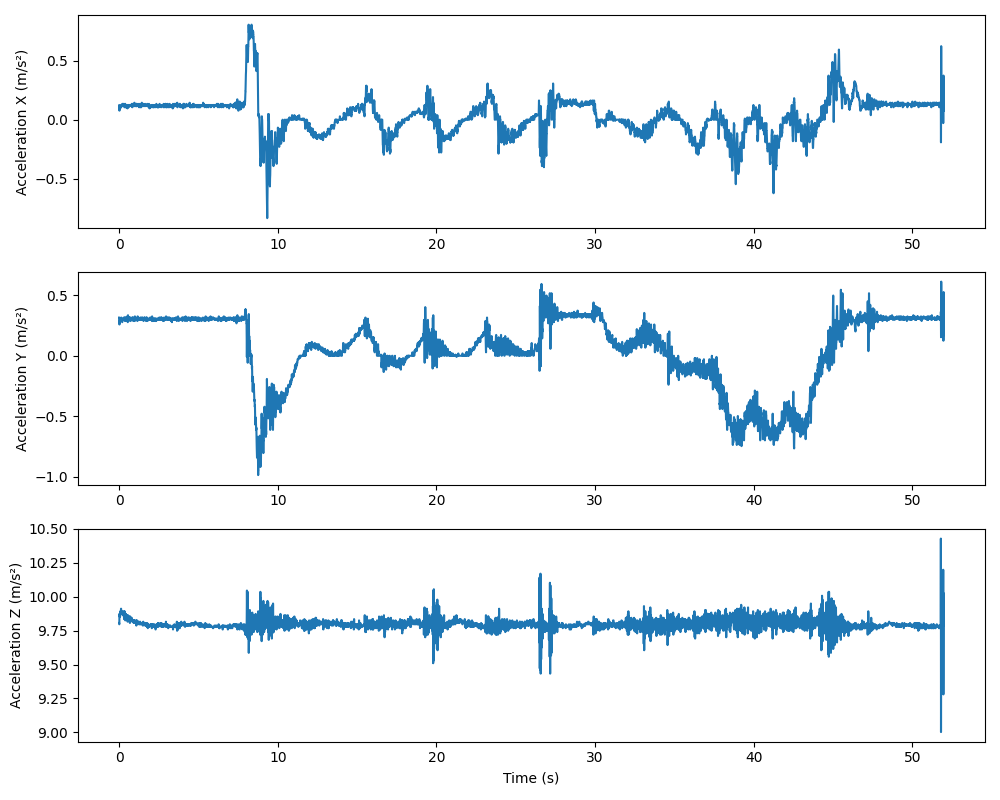

This chart was generated by the following Python code:
import csv
import matplotlib.pyplot as plt

time = []
acc_x = []
acc_y = []
acc_z = []

with open('../2020-02-18_14-18-28.837_865914035260724/accelerometer_1.csv', newline='') as f:
    reader = csv.reader(f, delimiter=',')
    next(reader, None)  # пропускаем заголовок, если есть

    for row in reader:
        if not row:  # пропускаем пустые строки
            continue
        try:
            t = float(row[0])
            x = float(row[2])
            y = float(row[3])
            z = float(row[4])
        except ValueError:
            # если не удалось преобразовать в float, пропускаем строку
            continue
        time.append(t)
        acc_x.append(x)
        acc_y.append(y)
        acc_z.append(z)

t_start = time[0]
time2 = []
for t in time:
    t -= t_start
    time2.append(t/1000)

plt.figure(figsize=(10, 8))

plt.subplot(3, 1, 1)
plt.plot(time2, acc_x)
plt.ylabel("Acceleration X (m/s²)")

plt.subplot(3, 1, 2)
plt.plot(time2, acc_y)
plt.ylabel("Acceleration Y (m/s²)")

plt.subplot(3, 1, 3)
plt.plot(time2, acc_z)
plt.xlabel("Time (s)")
plt.ylabel("Acceleration Z (m/s²)")

plt.tight_layout()
plt.show()
